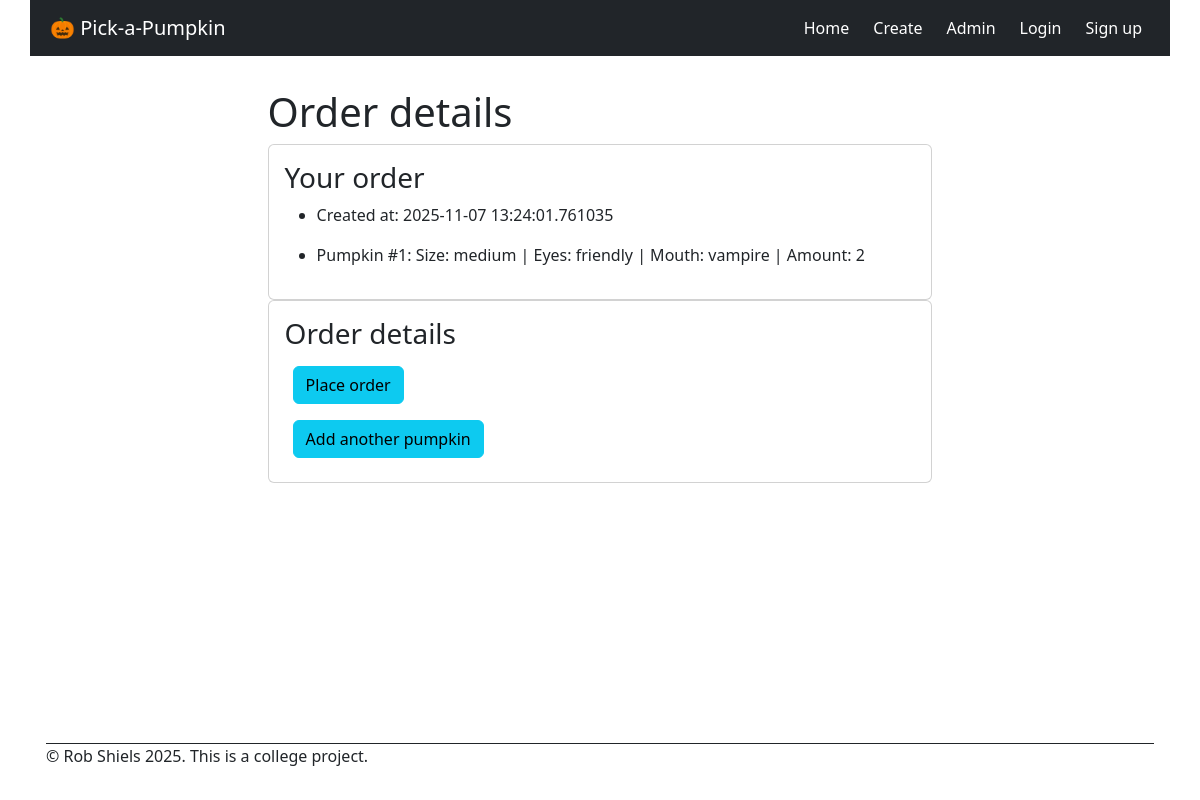
Page /order/2 on the committed database.
### models.py (models this page shows, shortened)
class Order(db.Model):
    __tablename__ = 'order'
    order_id: Mapped[int] = mapped_column(primary_key=True)
    created_at: Mapped[datetime] = mapped_column(nullable=False,  default=lambda: datetime.now(timezone.utc))
    status: Mapped[str] = mapped_column(nullable=True)
    customer_id: Mapped[int] = mapped_column(db.ForeignKey('user.user_id'), nullable=True)
    customer = db.relationship('User', back_populates='orders')
    pumpkins = db.relationship('PumpkinDesign', back_populates='order')  # one-to-many

class PumpkinDesign(db.Model):
    __tablename__ = 'pumpkin_design'
    design_id: Mapped[int] = mapped_column(primary_key=True)
    size: Mapped[str] = mapped_column(nullable=False)
    eyes: Mapped[str] = mapped_column(nullable=False)
    mouth: Mapped[str] = mapped_column(nullable=False)
    amount: Mapped[int] = mapped_column(nullable=False)
    created_at: Mapped[datetime] = mapped_column(nullable=False,  default=lambda: datetime.now(timezone.utc))
    order_id: Mapped[int] = mapped_column(db.ForeignKey('order.order_id'), nullable=True)  # can be null initially
    order = db.relationship('Order', back_populates='pumpkins')

### app.py (the view)
@app.route('/order/<int:order_id>', methods=["GET"])
def order_submit(order_id):
    order = Order.query.get_or_404(order_id)
    return render_template('order.html', order=order)

### templates/order.html
{% extends "base.html" %}
{% block main %}
<div class="title-block">
    <h1>Order details</h1>
</div>
<div class="card">
    <div class="card-body">
        <h3 class="card-title">Your order</h3>
        <ul>
            <li>
                Created at: {{ order.created_at }}
            </li>
        </ul>
        <ul>
            {% for pumpkin in order.pumpkins %}
            <li>
                Pumpkin #{{ loop.index }}:
                Size: {{ pumpkin.size }} |
                Eyes: {{ pumpkin.eyes }} |
                Mouth: {{ pumpkin.mouth }} |
                Amount: {{ pumpkin.amount }}
            </li>
            {% else %}
            <li>No pumpkins found for this order.</li>
            {% endfor %}
        </ul>
    </div>
</div>
<div class="card narrow-card">
    <div class="card-body">
        <h3 class="card-title">Order details</h3>
        <form id="order-form" action="{{url_for('order_action', order_id=order.order_id)}}" method="post">
            <button type="submit" class="btn btn-info m-2">Place order</button>
        </form>
        <form id="add-another-pumpkin" action="{{url_for('add_another_pumpkin', order_id=order.order_id)}}"
            method="get">
            <button type="submit" class="btn btn-info m-2">Add another pumpkin</button>
        </form>
    </div>
</div>
{% endblock %}

### static/css/style.css (style rules this page uses)
* { margin: 0px; padding: 0px; font-size: 16px; }
html { height: 100%; color: white; }
body { margin: 0px; min-height: 100vh; }
@media (min-width: 480px) { body { margin: 0px 24px; max-width: 1140px; margin-left: auto; margin-right: auto; } }
@media (min-width: 480px) { .card { width:60%; } }

### rows in the picture
Order: created_at "2025-11-07 13:24:01.761035"
PumpkinDesign: size "medium", eyes "friendly", mouth "vampire", amount "2"
